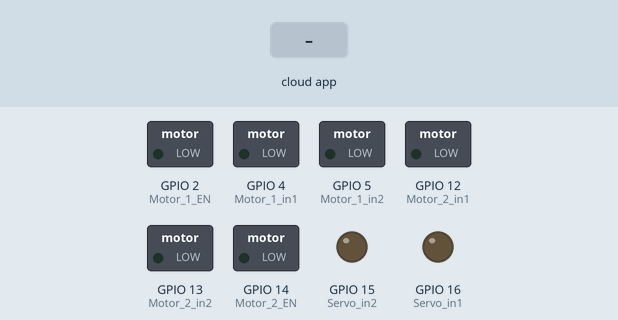
Bench run of a sketch on a simulated ESP8266 (NodeMCU). On the bench: switched loads named in the sketch (green lamp = pin HIGH), output pins drawn as LEDs (lit = HIGH). The test bench sets the inputs (shaded band). The RemoteXY app is connected.

Above: at 1.2 s.
1.3 s: the phone or cloud app sets slider_left to -100
At 1.8 s:
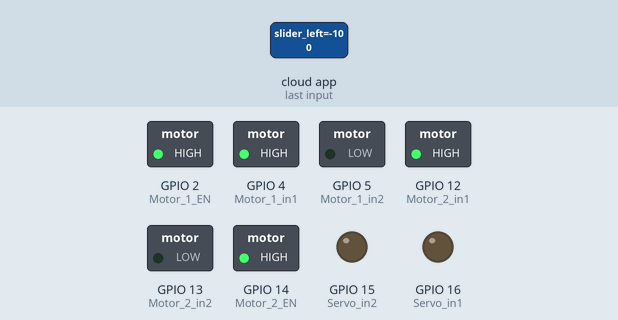
2.8 s: the phone or cloud app sets slider_right to -100
At 4.0 s:
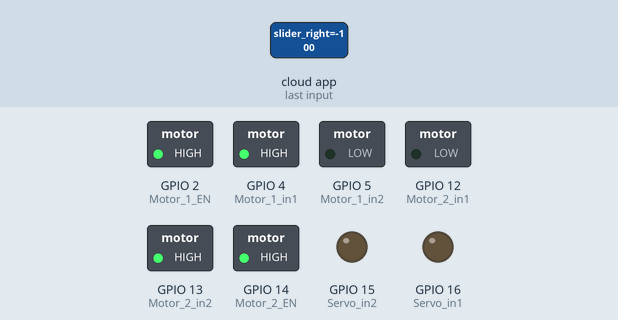
4.3 s: the phone or cloud app sets pushSwitch_01 to 1
At 5.2 s:
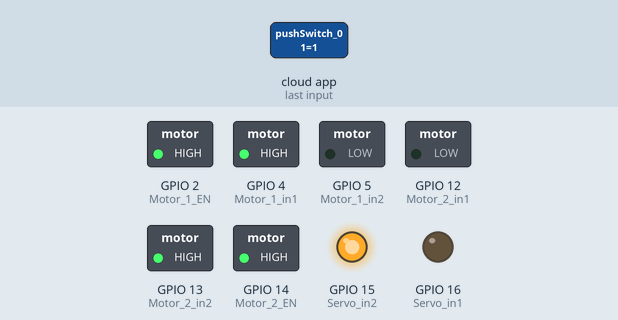
5.8 s: the phone or cloud app sets slider_right to 0
At 6.4 s:
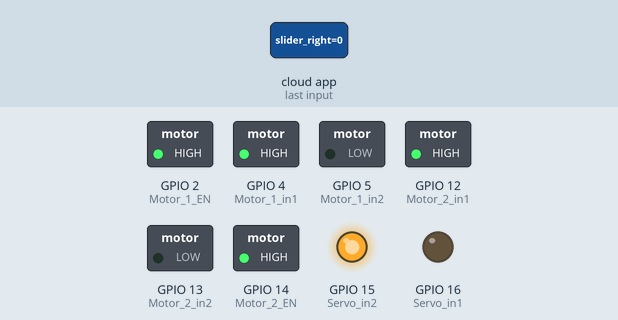
7.3 s: the phone or cloud app sets slider_left to 0
At 8.5 s:
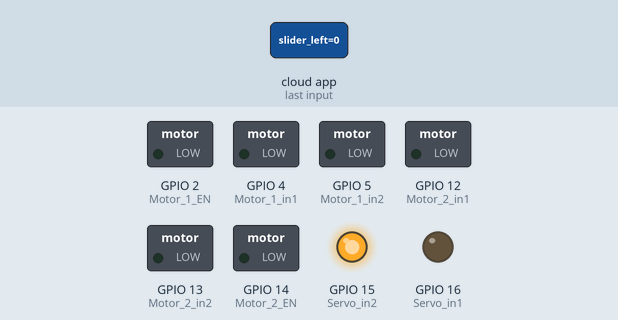
8.8 s: the phone or cloud app sets slider_left to 100
At 9.9 s:
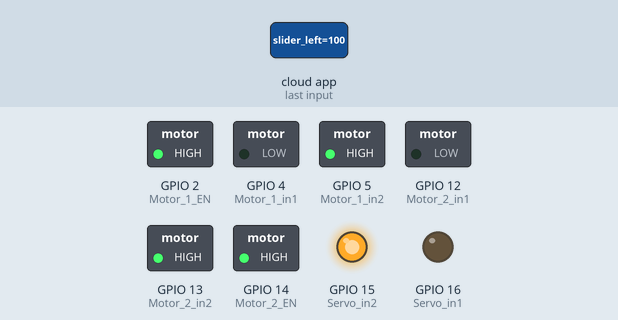
Timing chart, 0 to 11.3 s (numbered marks = the images above; inputs shaded):
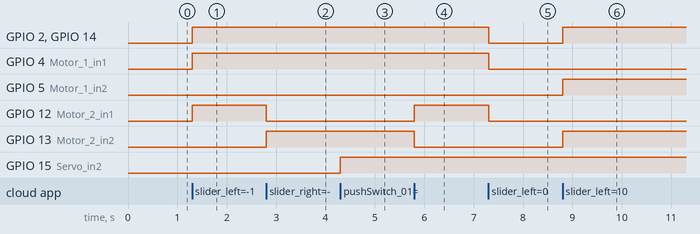

The sketch:

Achals_crappy_code_the_Jurrasic_Rover.ino
```cpp
// (licence header left out)
//////////////////////////////////////////////
//        RemoteXY include library          //
//////////////////////////////////////////////

// you can Motor_1_Motor_2_ENle debug logging to Serial at 115200
//#define REMOTEXY__DEBUGLOG

// RemoteXY select connection mode and include library
#define REMOTEXY_MODE__WIFI_POINT

#include <ESP8266WiFi.h>

// RemoteXY connection settings
#define REMOTEXY_WIFI_SSID "RemoteXY_Team_1"
#define REMOTEXY_WIFI_PASSWORD "123456789"
#define REMOTEXY_SERVER_PORT 6377
#define REMOTEXY_ACCESS_PASSWORD "123456789"


#include <RemoteXY.h>

// RemoteXY GUI configuration
#pragma pack(push, 1)
uint8_t RemoteXY_CONF[] =   // 79 bytes
  { 255,4,0,0,0,72,0,19,0,0,0,69,83,80,56,50,54,54,0,0,
  2,106,200,200,84,1,1,4,0,4,14,50,7,86,12,255,16,87,48,12,
  26,4,11,14,9,176,109,51,89,16,176,12,26,1,255,107,57,57,40,45,
  24,24,0,12,31,0,1,14,107,57,57,69,45,24,24,0,12,31,0 };

// this structure defines all the variables and events of your control interface
struct {

    // input variables
  int8_t slider_left; // from -100 to 100
  int8_t slider_right; // from -100 to 100
  uint8_t pushSwitch_01; // =1 if state is ON, else =0
  uint8_t pushSwitch_02; // =1 if state is ON, else =0

    // other variable
  uint8_t connect_flag;  // =1 if wire connected, else =0

} RemoteXY;
#pragma pack(pop)

/////////////////////////////////////////////
//           END RemoteXY include          //
/////////////////////////////////////////////


#define Motor_1_EN  2  // D4
#define Motor_1_in1 4  // D2
#define Motor_1_in2 5  // D1


#define Motor_2_EN  14  // D5
#define Motor_2_in1 12  // D6
#define Motor_2_in2 13  // D7


#define Servo_in1 16   //D0
#define Servo_in2 15  //D8

void setup()
{
  RemoteXY_Init ();

  init_pinout();
  // TODO you setup code

}

void loop()
{
  RemoteXY_Handler ();

  Handler(RemoteXY.slider_right, RemoteXY.slider_left, RemoteXY.pushSwitch_01, RemoteXY.pushSwitch_02);

  // TODO you loop code
  // use the RemoteXY structure for data transfer
  // do not call delay(), use instead RemoteXY_delay()


}

void init_pinout() {
  // motor 1
  pinMode(Motor_1_EN,  OUTPUT);
  pinMode(Motor_1_in1, OUTPUT);
  pinMode(Motor_1_in2, OUTPUT);

  // motor 2
  pinMode(Motor_2_EN,  OUTPUT);
  pinMode(Motor_2_in1, OUTPUT);
  pinMode(Motor_2_in2, OUTPUT);
  pinMode(Servo_in1, OUTPUT);
  pinMode(Servo_in2, OUTPUT);

}


/////////////////////////////////////////////
//             The Driver                  //
/////////////////////////////////////////////

void Handler(int val2, int val1, int bnt1, int bnt2) {
  int speed1 = map(abs(val1), 0, 100, 0, 255); // Map val1 to PWM range (0-255)
  int speed2 = map(abs(val2), 0, 100, 0, 255); // Map val2 to PWM range (0-255)

  // Priority to val2 for turning
  if (val2 > 0) {  // Turn right
    forward_motor1(speed2);    // Motor 1 moves forward
    backward_motor2(speed2);   // Motor 2 moves backward
  }
  else if (val2 < 0) {  // Turn left
    backward_motor1(speed2);   // Motor 1 moves backward
    forward_motor2(speed2);    // Motor 2 moves forward
  }
  else {
    // If not turning, check val1 for forward/backward motion
    if (val1 > 0) {  // Move both motors forward
      forward_motor1(speed1);
      forward_motor2(speed1);
    } else if (val1 < 0) {  // Move both motors backward
      backward_motor1(speed1);
      backward_motor2(speed1);
    } else {
      // Stop motors if both val1 and val2 are 0
      stopMotors();
    }
  }

  if(!bnt1 && !bnt2){
    stop_servo();
  }else if(bnt1 && !bnt2){
    cw();

  }else if(!bnt1 && bnt2){
    ccw();

  }else {
    stop_servo();
  }
}


/////////////////////////////////////////////
//        Motor controller Funtions        //
/////////////////////////////////////////////
void forward_motor1(int speed) {
  analogWrite(Motor_1_EN, speed);    // Set PWM speed for motor 1
  digitalWrite(Motor_1_in1, LOW);     // Forward direction for motor 1
  digitalWrite(Motor_1_in2, HIGH);
}

void backward_motor1(int speed) {
  analogWrite(Motor_1_EN, speed);    // Set PWM speed for motor 1
  digitalWrite(Motor_1_in1, HIGH);    // Backward direction for motor 1
  digitalWrite(Motor_1_in2, LOW);
}

void forward_motor2(int speed) {
  analogWrite(Motor_2_EN, speed);    // Set PWM speed for motor 2
  digitalWrite(Motor_2_in1, LOW);    // Forward direction for motor 2
  digitalWrite(Motor_2_in2, HIGH);
}

void backward_motor2(int speed) {
  analogWrite(Motor_2_EN, speed);    // Set PWM speed for motor 2
  digitalWrite(Motor_2_in1, HIGH);   // Backward direction for motor 2
  digitalWrite(Motor_2_in2, LOW);
}

void stopMotors() {
  // Stop both motors
  digitalWrite(Motor_1_in1, LOW);
  digitalWrite(Motor_1_in2, LOW);
  analogWrite(Motor_1_EN, 0);

  digitalWrite(Motor_2_in1, LOW);
  digitalWrite(Motor_2_in2, LOW);
  analogWrite(Motor_2_EN, 0);
}

/////////////////////////////////////////////
//             Servo Funtions              //
/////////////////////////////////////////////

void lift_up() {

  digitalWrite(Servo_in1, HIGH);
  digitalWrite(Servo_in2, LOW);

}

void put_down() {

  digitalWrite(Servo_in1, LOW);
  digitalWrite(Servo_in2, HIGH);

}

void servo_stop() {

  digitalWrite(Servo_in1, LOW);
  digitalWrite(Servo_in2, LOW);

}


void stop_servo() {
  digitalWrite(Servo_in1, LOW);
  digitalWrite(Servo_in2, LOW);
}
void cw() {
   // Set PWM speed for motor 2
  digitalWrite(Servo_in1, LOW);    // Forward direction for motor 2
  digitalWrite(Servo_in2, HIGH);
}

void ccw() {
    // Set PWM speed for motor 2
  digitalWrite(Servo_in1, HIGH);   // Backward direction for motor 2
  digitalWrite(Servo_in2, LOW);
}
```

Measured:
- after the input at 1.3 s, GPIO 2 (Motor_1_EN), GPIO 4 (Motor_1_in1), GPIO 12 (Motor_2_in1), GPIO 14 (Motor_2_EN): LOW → HIGH at once
- after the input at 2.8 s, GPIO 12 (Motor_2_in1): HIGH → LOW at once; GPIO 13 (Motor_2_in2): LOW → HIGH at once
- after the input at 4.3 s, GPIO 15 (Servo_in2): LOW → HIGH at once
- after the input at 5.8 s, GPIO 12 (Motor_2_in1): LOW → HIGH at once; GPIO 13 (Motor_2_in2): HIGH → LOW at once
- after the input at 7.3 s, GPIO 2 (Motor_1_EN), GPIO 4 (Motor_1_in1), GPIO 12 (Motor_2_in1), GPIO 14 (Motor_2_EN): HIGH → LOW at once
- after the input at 8.8 s, GPIO 2 (Motor_1_EN), GPIO 5 (Motor_1_in2), GPIO 13 (Motor_2_in2), GPIO 14 (Motor_2_EN): LOW → HIGH at once
